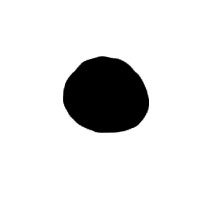
//> input picture absdiff/imagem.jpg, 200 x 200 px
$ ./main   (built with g++ and OpenCV 4)
//> lines starting //> are read from the running program, lines starting //| are printed output that depends on the picture
#include <stdio.h>
#include <stdlib.h>
#include "opencv2/highgui/highgui.hpp"

int main()
{
    IplImage* imagem1 = cvLoadImage("imagem.jpg",CV_LOAD_IMAGE_COLOR);
//> imagem1 is the input picture: 200 rows x 200 cols, CV_8UC3; min 0, max 255, mean 222.4
    IplImage* imagem2 = cvLoadImage("imagem2.jpg",CV_LOAD_IMAGE_COLOR);
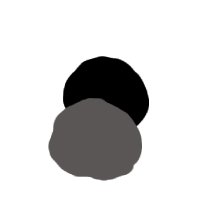
//> input picture absdiff/imagem2.jpg, 200 x 200 px
//> imagem2 is the input picture: 200 rows x 200 cols, CV_8UC3; mean B, G, R 207.7, 207.8, 208.4
    CvSize size = cvGetSize(imagem1);
//> size = Size(200, 200)
    IplImage* resultado = cvCreateImage(size,IPL_DEPTH_8U,3);
    IplImage* resultado2 = cvCreateImage(size,IPL_DEPTH_8U,3);
    cvAbsDiff(imagem1,imagem2,resultado);
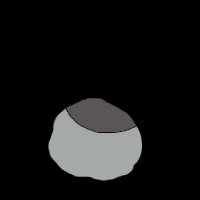
//> resultado: 200 rows x 200 cols, CV_8UC3; mean B, G, R 21.5, 21.4, 21.1
    cvAbsDiffS(resultado,resultado2,cvScalar(0,0,255,0));//vermelho
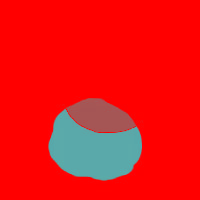
//> resultado2: 200 rows x 200 cols, CV_8UC3; mean B, G, R 21.5, 21.4, 233.9
    cvShowImage("Resultado:",resultado);
   cvShowImage("Scalar:",resultado2);
    cvWaitKey(0);
    return 0;
}
